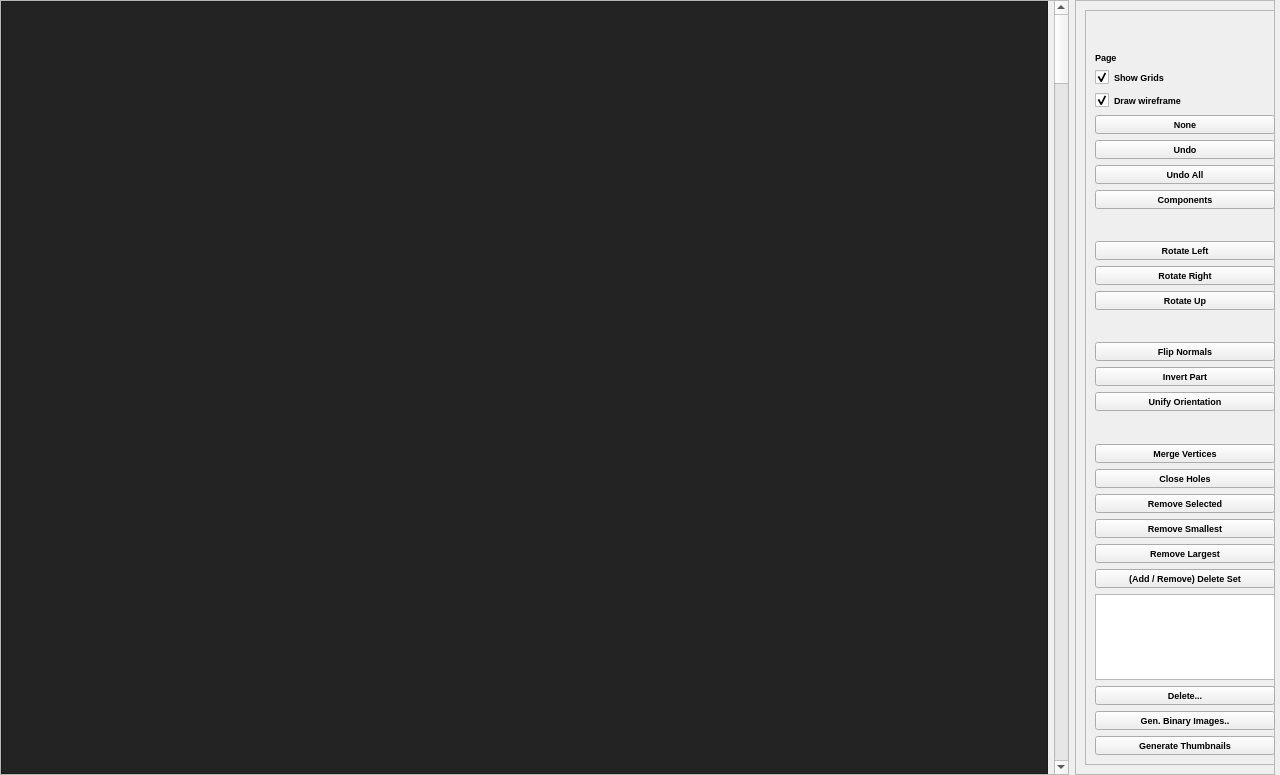
<?xml version="1.0" encoding="UTF-8"?>
<ui version="4.0">
 <class>MeshBrowser</class>
 <widget class="QWidget" name="MeshBrowser">
  <property name="geometry">
   <rect>
    <x>0</x>
    <y>0</y>
    <width>1280</width>
    <height>775</height>
   </rect>
  </property>
  <property name="windowTitle">
   <string>Form</string>
  </property>
  <layout class="QGridLayout" name="gridLayout">
   <property name="leftMargin">
    <number>0</number>
   </property>
   <property name="topMargin">
    <number>0</number>
   </property>
   <property name="rightMargin">
    <number>5</number>
   </property>
   <property name="bottomMargin">
    <number>0</number>
   </property>
   <item row="0" column="1">
    <widget class="QFrame" name="frame">
     <property name="minimumSize">
      <size>
       <width>200</width>
       <height>0</height>
      </size>
     </property>
     <property name="maximumSize">
      <size>
       <width>200</width>
       <height>16777215</height>
      </size>
     </property>
     <property name="frameShape">
      <enum>QFrame::StyledPanel</enum>
     </property>
     <property name="frameShadow">
      <enum>QFrame::Raised</enum>
     </property>
     <layout class="QGridLayout" name="gridLayout_3">
      <item row="0" column="0">
       <widget class="QFrame" name="labelsFrame">
        <property name="minimumSize">
         <size>
          <width>200</width>
          <height>0</height>
         </size>
        </property>
        <property name="maximumSize">
         <size>
          <width>200</width>
          <height>16777215</height>
         </size>
        </property>
        <property name="font">
         <font>
          <pointsize>7</pointsize>
          <weight>75</weight>
          <bold>true</bold>
         </font>
        </property>
        <property name="frameShape">
         <enum>QFrame::StyledPanel</enum>
        </property>
        <property name="frameShadow">
         <enum>QFrame::Raised</enum>
        </property>
        <layout class="QGridLayout" name="gridLayout_4">
         <item row="8" column="0">
          <widget class="QPushButton" name="componentsButton">
           <property name="text">
            <string>Components</string>
           </property>
          </widget>
         </item>
         <item row="0" column="0">
          <widget class="QLabel" name="selectedMesh">
           <property name="text">
            <string/>
           </property>
          </widget>
         </item>
         <item row="2" column="0">
          <widget class="QLabel" name="curPage">
           <property name="text">
            <string>Page</string>
           </property>
          </widget>
         </item>
         <item row="12" column="0">
          <widget class="QPushButton" name="rotateUp">
           <property name="text">
            <string>Rotate Up</string>
           </property>
          </widget>
         </item>
         <item row="18" column="0">
          <widget class="QPushButton" name="mergeVertices">
           <property name="text">
            <string>Merge Vertices</string>
           </property>
          </widget>
         </item>
         <item row="11" column="0">
          <widget class="QPushButton" name="rotateRight">
           <property name="text">
            <string>Rotate Right</string>
           </property>
          </widget>
         </item>
         <item row="15" column="0">
          <widget class="QPushButton" name="invertPart">
           <property name="text">
            <string>Invert Part</string>
           </property>
          </widget>
         </item>
         <item row="19" column="0">
          <widget class="QPushButton" name="closeHoles">
           <property name="text">
            <string>Close Holes</string>
           </property>
          </widget>
         </item>
         <item row="16" column="0">
          <widget class="QPushButton" name="unifyOrientation">
           <property name="text">
            <string>Unify Orientation</string>
           </property>
          </widget>
         </item>
         <item row="27" column="0">
          <widget class="QListWidget" name="deleteList">
           <property name="maximumSize">
            <size>
             <width>16777215</width>
             <height>100</height>
            </size>
           </property>
          </widget>
         </item>
         <item row="7" column="0">
          <widget class="QPushButton" name="undoAll">
           <property name="text">
            <string>Undo All</string>
           </property>
          </widget>
         </item>
         <item row="14" column="0">
          <widget class="QPushButton" name="flipNormals">
           <property name="text">
            <string>Flip Normals</string>
           </property>
          </widget>
         </item>
         <item row="22" column="0">
          <widget class="QPushButton" name="removeSelected">
           <property name="text">
            <string>Remove Selected</string>
           </property>
          </widget>
         </item>
         <item row="13" column="0">
          <spacer name="verticalSpacer_2">
           <property name="orientation">
            <enum>Qt::Vertical</enum>
           </property>
           <property name="sizeHint" stdset="0">
            <size>
             <width>20</width>
             <height>40</height>
            </size>
           </property>
          </spacer>
         </item>
         <item row="6" column="0">
          <widget class="QPushButton" name="undoButton">
           <property name="text">
            <string>Undo</string>
           </property>
          </widget>
         </item>
         <item row="9" column="0">
          <spacer name="verticalSpacer_3">
           <property name="orientation">
            <enum>Qt::Vertical</enum>
           </property>
           <property name="sizeHint" stdset="0">
            <size>
             <width>20</width>
             <height>40</height>
            </size>
           </property>
          </spacer>
         </item>
         <item row="30" column="0">
          <widget class="QPushButton" name="genBinaryImgsButton">
           <property name="text">
            <string>Gen. Binary Images..</string>
           </property>
          </widget>
         </item>
         <item row="3" column="0">
          <widget class="QCheckBox" name="showGrids">
           <property name="text">
            <string>Show Grids</string>
           </property>
           <property name="checked">
            <bool>true</bool>
           </property>
          </widget>
         </item>
         <item row="25" column="0">
          <widget class="QPushButton" name="removeLargest">
           <property name="text">
            <string>Remove Largest</string>
           </property>
          </widget>
         </item>
         <item row="26" column="0">
          <widget class="QPushButton" name="addDelete">
           <property name="text">
            <string>(Add / Remove) Delete Set</string>
           </property>
          </widget>
         </item>
         <item row="23" column="0">
          <widget class="QPushButton" name="removeSmallest">
           <property name="text">
            <string>Remove Smallest</string>
           </property>
          </widget>
         </item>
         <item row="4" column="0">
          <widget class="QCheckBox" name="drawWireframe">
           <property name="text">
            <string>Draw wireframe</string>
           </property>
           <property name="checked">
            <bool>true</bool>
           </property>
          </widget>
         </item>
         <item row="17" column="0">
          <spacer name="verticalSpacer">
           <property name="orientation">
            <enum>Qt::Vertical</enum>
           </property>
           <property name="sizeHint" stdset="0">
            <size>
             <width>20</width>
             <height>40</height>
            </size>
           </property>
          </spacer>
         </item>
         <item row="10" column="0">
          <widget class="QPushButton" name="rotateLeft">
           <property name="text">
            <string>Rotate Left</string>
           </property>
          </widget>
         </item>
         <item row="28" column="0">
          <widget class="QPushButton" name="deleteButton">
           <property name="text">
            <string>Delete...</string>
           </property>
          </widget>
         </item>
         <item row="5" column="0">
          <widget class="QPushButton" name="noneButton">
           <property name="text">
            <string>None</string>
           </property>
          </widget>
         </item>
         <item row="1" column="0">
          <widget class="QLabel" name="curLabel">
           <property name="text">
            <string/>
           </property>
          </widget>
         </item>
         <item row="31" column="0">
          <widget class="QPushButton" name="generateThumbnails">
           <property name="text">
            <string>Generate Thumbnails</string>
           </property>
          </widget>
         </item>
        </layout>
       </widget>
      </item>
     </layout>
    </widget>
   </item>
   <item row="0" column="0">
    <widget class="QFrame" name="frame_2">
     <property name="styleSheet">
      <string notr="true"/>
     </property>
     <property name="frameShape">
      <enum>QFrame::StyledPanel</enum>
     </property>
     <property name="frameShadow">
      <enum>QFrame::Raised</enum>
     </property>
     <layout class="QGridLayout" name="gridLayout_2">
      <property name="leftMargin">
       <number>0</number>
      </property>
      <property name="topMargin">
       <number>0</number>
      </property>
      <property name="rightMargin">
       <number>0</number>
      </property>
      <property name="bottomMargin">
       <number>0</number>
      </property>
      <item row="0" column="0">
       <widget class="QFrame" name="viewersFrame">
        <property name="styleSheet">
         <string notr="true">background: rgb(35, 35, 35);</string>
        </property>
        <property name="frameShape">
         <enum>QFrame::StyledPanel</enum>
        </property>
        <property name="frameShadow">
         <enum>QFrame::Raised</enum>
        </property>
        <layout class="QGridLayout" name="gridLayout_5">
         <item row="0" column="0">
          <widget class="Line" name="line">
           <property name="lineWidth">
            <number>0</number>
           </property>
           <property name="orientation">
            <enum>Qt::Horizontal</enum>
           </property>
          </widget>
         </item>
        </layout>
       </widget>
      </item>
      <item row="0" column="1">
       <widget class="QScrollBar" name="viewersScroll">
        <property name="orientation">
         <enum>Qt::Vertical</enum>
        </property>
       </widget>
      </item>
     </layout>
    </widget>
   </item>
  </layout>
 </widget>
 <resources/>
 <connections/>
</ui>
